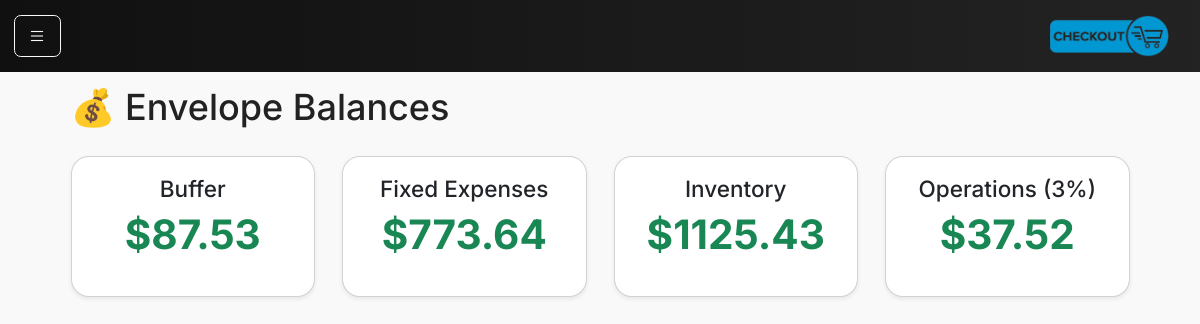
Page /envelopes on the earlier database version.
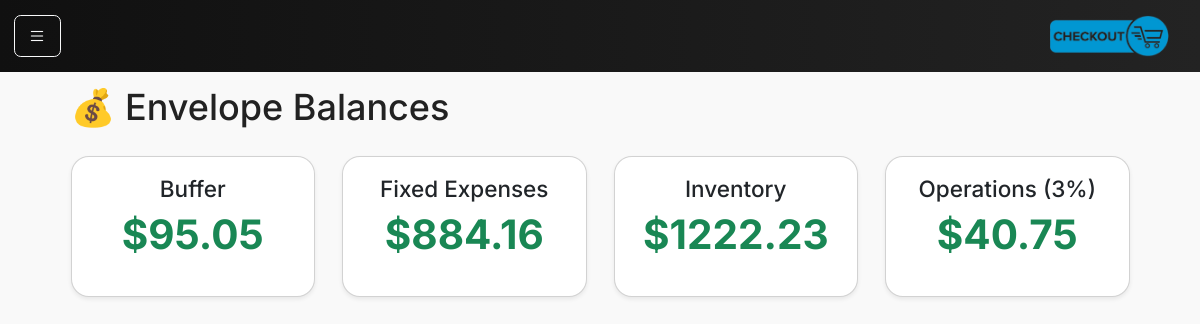
Same page on the later database version.
### models.py (models this page shows)
class Envelope(db.Model):
    __tablename__ = "envelopes"
    id = db.Column(db.Integer, primary_key=True)
    code = db.Column(db.String(32), unique=True, nullable=False)
    name = db.Column(db.String(64), nullable=False)
    balance_cents = db.Column(db.Integer, nullable=False, default=0)
    created_at = db.Column(db.DateTime, default=datetime.utcnow)
    updated_at = db.Column(db.DateTime, default=datetime.utcnow, onupdate=datetime.utcnow)

### main.py (the view)
@app.route("/envelopes")
def envelope_view():
    from main import Envelope
    envelopes = Envelope.query.order_by(Envelope.name).all()
    return render_template("envelopes.html", envelopes=envelopes)

### main.py (called while the page is built)
@app.context_processor
def inject_request():
    return dict(request=request)

### templates/envelopes.html
{% extends "base.html" %}
{% block content %}
<div class="container-fluid">
    <h2 class="mb-4">💰 Envelope Balances</h2>
    <div class="row">
        {% for e in envelopes %}
        <div class="col-md-3 mb-4">
            <div class="card shadow-sm">
                <div class="card-body text-center">
                    <h5 class="card-title">{{ e.name }}</h5>
                    <p class="display-6 text-success fw-bold">
                        ${{ "%.2f"|format(e.balance_cents / 100) }}
                    </p>
                </div>
            </div>
        </div>
        {% else %}
        <div class="col-12 text-center text-muted">
            No envelopes yet.
        </div>
        {% endfor %}
    </div>
</div>
{% endblock %}

Differences in the rows shown:
changed Envelope "Buffer": e.balance_cents/100 "87.53" → "95.05"
changed Envelope "Fixed Expenses": e.balance_cents/100 "773.64" → "884.16"
changed Envelope "Inventory": e.balance_cents/100 "1125.43" → "1222.23"
changed Envelope "Operations (3%)": e.balance_cents/100 "37.52" → "40.75"
